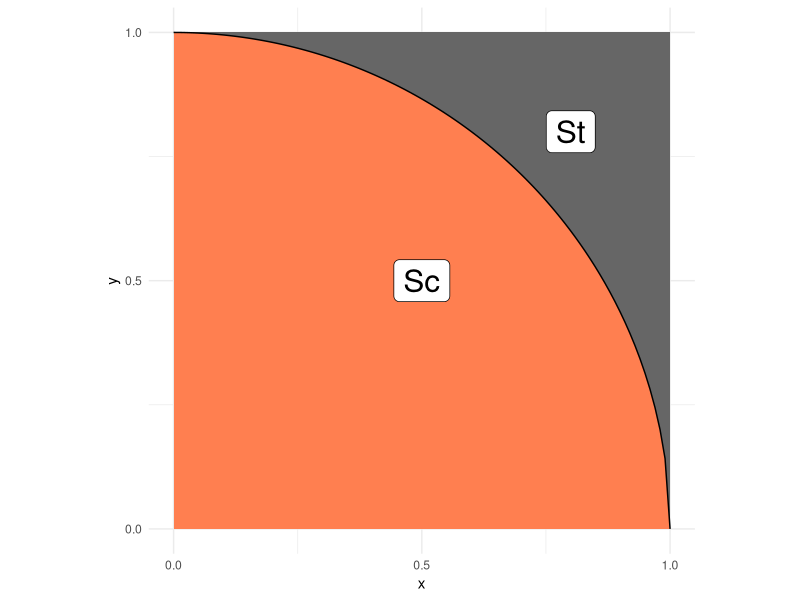
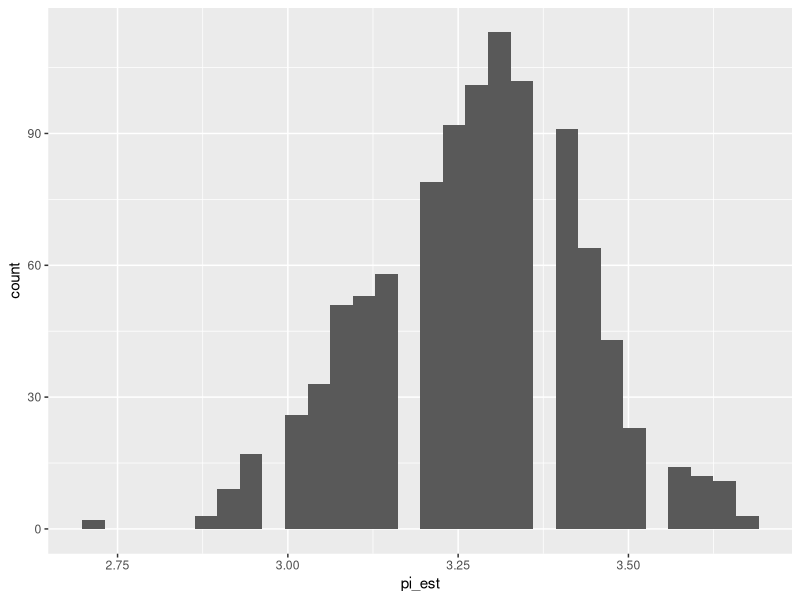

R code for these plots, in order:
## ---- chunk 1
library(tidyverse)
library(rsample)
## ---- chunk 2
## NOTE: No need to edit; this visual helps explain the pi estimation scheme
tibble(x = seq(0, 1, length.out = 100)) %>%
  mutate(y = sqrt(1 - x^2)) %>%

  ggplot(aes(x, y)) +
  annotate(
    "rect",
    xmin = 0, ymin = 0, xmax = 1, ymax = 1,
    fill = "grey40",
    size = 1
  ) +
  geom_ribbon(aes(ymin = 0, ymax = y), fill = "coral") +
  geom_line() +
  annotate(
    "label",
    x = 0.5, y = 0.5, label = "Sc",
    size = 8
  ) +
  annotate(
    "label",
    x = 0.8, y = 0.8, label = "St",
    size = 8
  ) +
  scale_x_continuous(breaks = c(0, 1/2, 1)) +
  scale_y_continuous(breaks = c(0, 1/2, 1)) +
  theme_minimal() +
  coord_fixed()
## ---- chunk 3
## TASK: Choose a sample size and generate samples
n <- 100
df_q1 <- 
  tibble(x = runif(100, min = 0, max = 1)) %>% 
  mutate(y = runif(100, min = 0, max = 1))
## ---- chunk 4
## NOTE: Do not edit this code
# Correct sample size
assertthat::assert_that(
  dim(df_q1) %>% 
    .[[1]] == n,
  msg = "The sample size should be `n`"
)
# Correct column names
assertthat::assert_that(
  setequal(names(df_q1), c("x", "y")),
  msg = "df_q1 must include the columns `x` and `y`"
)
print("Good")
## ---- chunk 5
## TASK: Finish implementing this function
stat <- function(x, y) {
  if (x^2+y^2 <= 1) {
    return(4)
  } else {
    return(0) 
    }
}

stat(1, 1)
stat(0.5, 0.5)
## ---- chunk 6
## TASK: Finish writing these assert statements

# Check the value for points *inside* the circle
assertthat::assert_that(
  tibble(x = 0.5, y = 0.5) %>% # Pick a point *inside* the circle
    mutate(stat = stat(x, y)) %>% 
    pull(stat) %>% 
    .[[1]] == 4,
  msg = "Incorrect value when a point is inside the circle"
)

# Check the value for points *outside* the circle
assertthat::assert_that(
  tibble(x = 1.5, y = 1.5) %>% # Pick a point *outside* the circle
    mutate(stat = stat(x, y)) %>% 
    pull(stat) %>% 
    .[[1]] == 0,
  msg = "Incorrect value when a point is outside the circle"
)
print("Your assertions passed, but make sure they're checking the right thing!")
## ---- chunk 7
## TASK: Estimate pi using your data from q1
df_q3 <- 
  df_q1 %>%
  # TODO: Estimate pi as the column `pi_est`
  rowwise() %>%               
  mutate(value = stat(x, y)) %>%  
  ungroup() %>%               
  summarise(pi_est = mean(value))
df_q3
## ---- chunk 8
## NOTE: Do not edit this code
# Correct sample size
assertthat::assert_that(
  dim(df_q3) %>% 
    .[[1]] == 1,
  msg = "This result should have just one row"
)
# Correct column names
assertthat::assert_that(
  setequal(names(df_q3), c("pi_est")),
  msg = "df_q3 must include the column `pi_est`"
)
print("Good")
## ---- chunk 9
## TASK: Finish the code below
df_q4 <- 
  df_q1 %>% 
  bootstraps(., times = 1000) %>% 
  mutate(
    pi_est = map_dbl(
      splits,
      function(split_df) {
        analysis(split_df) %>% 
          # Estimate pi (pi_est) using the resampled data;
          # this should be *identical* to the
          # code you wrote for q3
          mutate(inside_circle = ifelse(x^2 + y^2 <= 1, 1, 0)) %>%
          summarise(pi_est = 4 * mean(inside_circle)) %>%
          pull(pi_est)
      }
    )
  )

## NOTE: Do not edit; use this to visualize your results
df_q4 %>% 
  ggplot(aes(pi_est)) +
  geom_histogram()
## ---- chunk 10
## TASK: Compute a bootstrap confidence interval at the 95% level (alpha = 0.05)
alpha = 0.05
df_q5 <- 
  df_q4 %>% 
  summarize(
    # TODO: Compute pi_lo and pi_up
    pi_lo = quantile(pi_est, alpha/2),
    pi_up = quantile(pi_est, 1-alpha/2),
  )

df_q5

## ---- chunk 11
df_q1 %>%
    rowwise() %>%                
    mutate(value = stat(x, y)) %>%  
    ungroup() %>%
    mutate(
    sample_mean = mean(value),
    sd_uniform = sd(value),  
    se = sd_uniform / sqrt(n),
    lo = sample_mean - 1.96 * se,  
    hi = sample_mean + 1.96 * se  
    )
  
  
